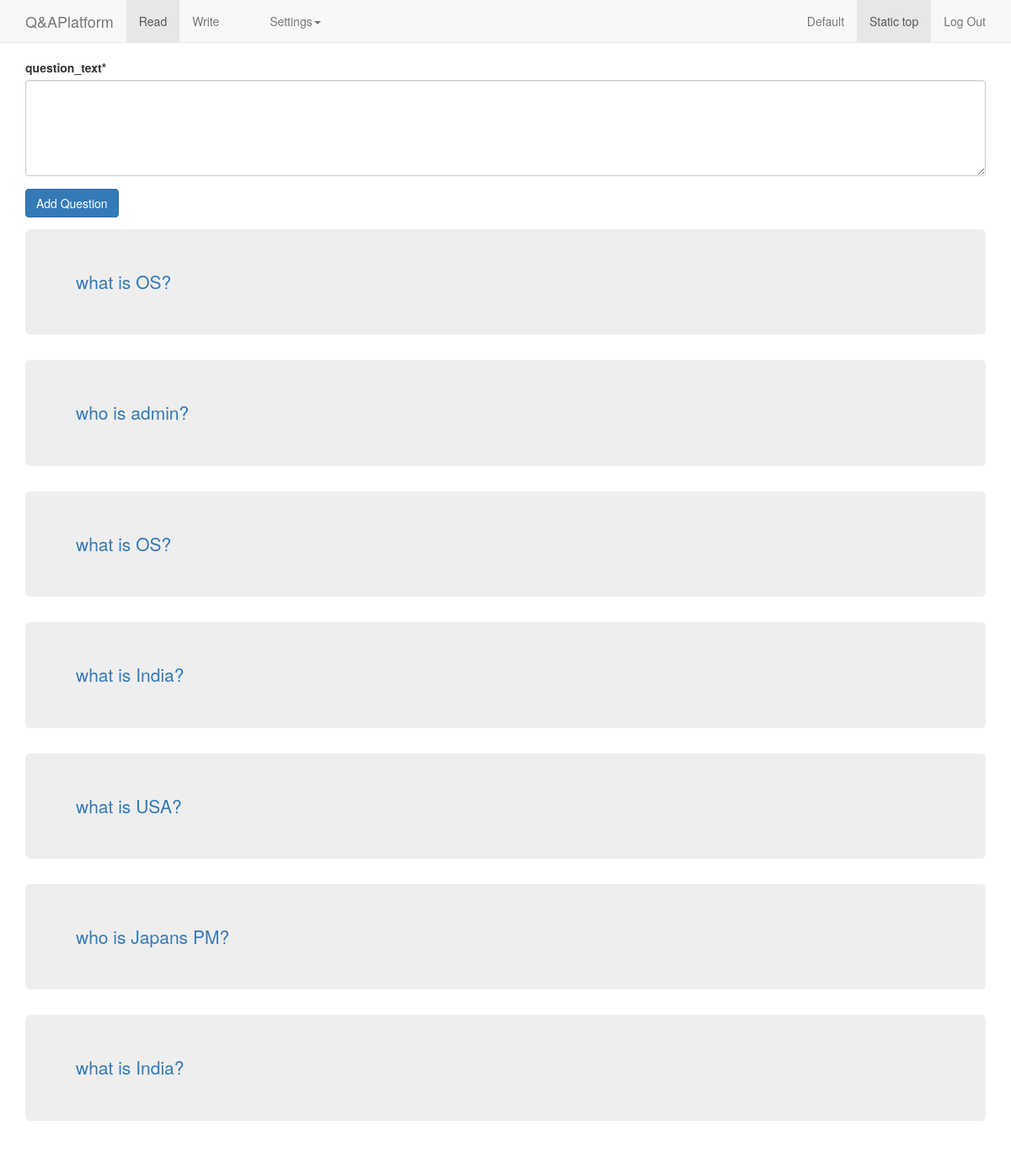
The page /write/ (signed in) on the database as committed earlier.
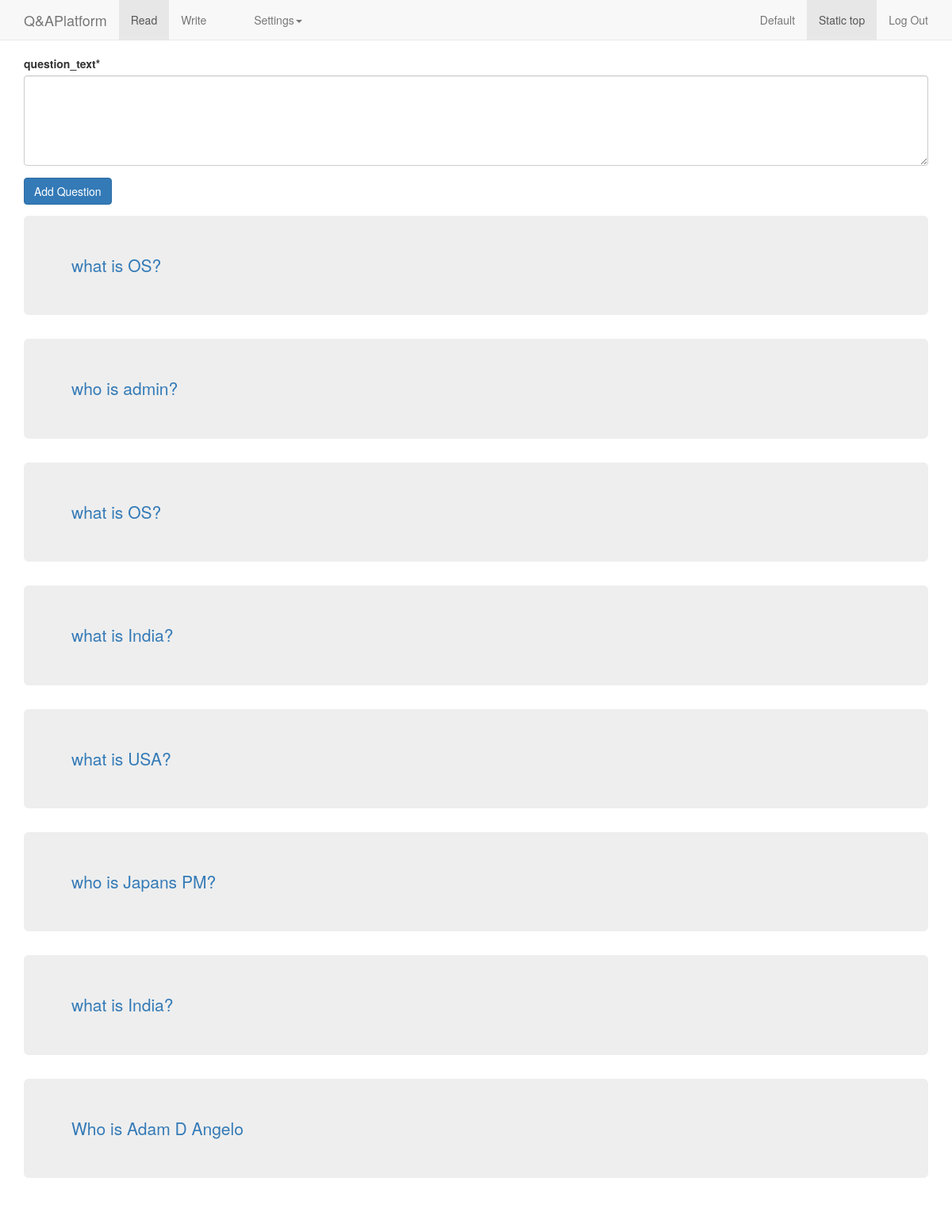
The same page on the database as committed later.
### QA/models.py (models this page shows, shortened)
class Question(models.Model):
	question_text = models.CharField(max_length=120, blank=True, null=True)
	timestamp = models.DateTimeField(auto_now_add=True, auto_now=False)

### QA/views.py (the view)
# urls.py: url(r'^write/$','QA.views.listquestions', name='write'),
@login_required
def listquestions(request):
	title = "Put your question here"
	if request.method == 'POST':
		form = add_Question_Form(data=request.POST)
		if form.is_valid():
			form.save(commit=True)
			return HttpResponseRedirect('/write')
	else:
		form = add_Question_Form()
	qlist = Question.objects.all()
	context = {
	"template_title":title,
	"list":qlist,
	"form":form,
	}
	return render(request,"write.html",context)

### QA/forms.py (shortened to what this page needs)
class add_Question_Form(forms.ModelForm): # just a regular form
    question_text = forms.CharField(label=_("question_text"),
        widget=forms.Textarea({'cols': '40', 'rows': '5'}))
    class Meta:
        model = Question
        fields = "__all__"

### QA/templates/write.html (shortened to what this page needs)
{% extends 'base.html' %}
{% load crispy_forms_tags %}
{% block form_question %}
<div class="container ">
	<form method='POST' action=''>
	{{ form |crispy }}
	<input class='btn btn-primary' type='submit' value='Add Question'/>
</div>
{% endblock %}
{% block question_container %}
{% for i in list %}
<div class="container">
	<div class="jumbotron">
 <a class="lead" href="{{i.pk}}">{{i.question_text}}<br></a>
</div>
</div>
{% endfor %}
{% endblock %}

### QA/templates/base.html (shortened to what this page needs)
{% load staticfiles %}
<html lang="en">
  <head>
    <link href="{% static 'css/bootstrap.min.css' %}" rel="stylesheet">
	<link href="{% static 'css/navbar-static-top.css' %}" rel="stylesheet">
  </head>
  <body>
{% include 'navbar.html' %}
    {% block form_question %}
    {% endblock %}
    {% block question_container %}
    {% endblock %}
  </body>
</html>

### QA/templates/navbar.html (shortened to what this page needs)
    <nav class="navbar navbar-default navbar-static-top">
      <div class="container">
        <div class="navbar-header">
          <a class="navbar-brand" href="/">Q&amp;APlatform</a>
        </div>
        <div id="navbar" class="navbar-collapse collapse">
          <ul class="nav navbar-nav">
            <li class="active"><a href="#">Read</a></li>
            <li><a href="{% url 'write' %}">Write</a></li>
            <li><a href="#contact"></a></li>
            <li class="dropdown">
              <a href="#" class="dropdown-toggle" data-toggle="dropdown" role="button" aria-haspopup="true" aria-expanded="false">Settings<span class="caret"></span></a>
            </li>
          </ul>
          <ul class="nav navbar-nav navbar-right">
            <li><a href="../navbar/">Default</a></li>
            <li class="active"><a href="./">Static top <span class="sr-only">(current)</span></a></li>
            <li><a href="/logout">Log Out</a></li>
          </ul>
        </div>
      </div>
    </nav>

### static/our_static/css/navbar-static-top.css (style rules this page uses)
body { min-height: 2000px; }
.navbar-static-top { margin-bottom: 19px; }

Rows that differ between the two databases and show on the page:
added Question: question_text "Who is Adam D Angelo"
